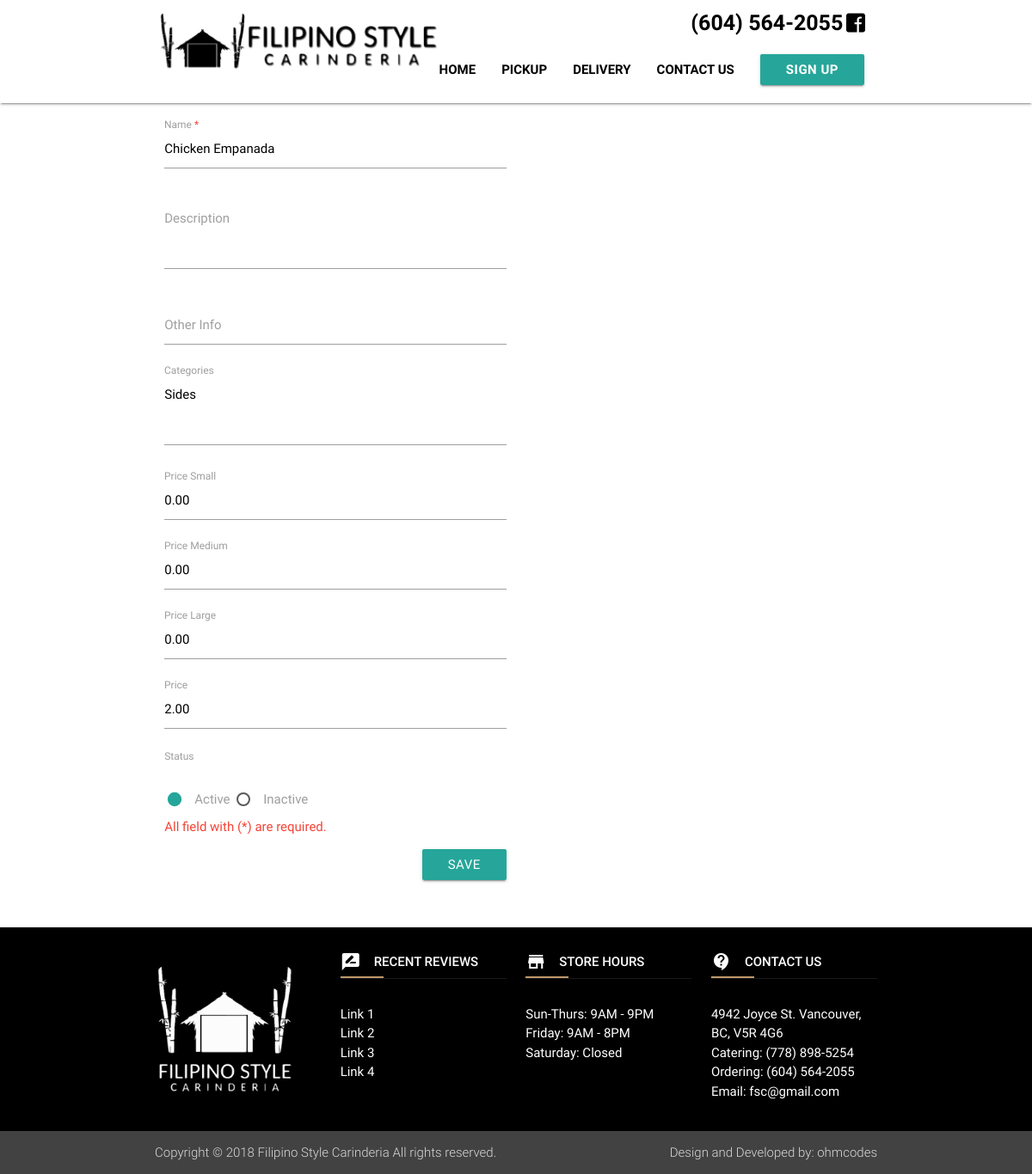
/menuedit/2/, run on the app's committed database.
### website/models.py (models this page shows, shortened)
class Foods(models.Model):
	fname = models.CharField(max_length=300, verbose_name='Name')
	desc = models.TextField(verbose_name='Description')
	other_info = models.CharField(max_length=3000, verbose_name='Other Info')
	category = models.TextField(verbose_name='Categories')
	price_s = models.DecimalField(max_digits=20, decimal_places=2, default=Decimal('0.00'),verbose_name='Price Small')
	price_m = models.DecimalField(max_digits=20, decimal_places=2, default=Decimal('0.00'),verbose_name='Price Medium')
	price_l = models.DecimalField(max_digits=20, decimal_places=2, default=Decimal('0.00'),verbose_name='Price Large')
	price = models.DecimalField(max_digits=20, decimal_places=2, default=Decimal('0.00'),verbose_name='Price')
	choices_status = (('1', 'Active'),('2','Inactive'))
	f_status = models.CharField(max_length=200, default='1', choices=choices_status,verbose_name='status')
	date_created = models.DateTimeField(("Date Created"), default=timezone.now)

### website/views.py (the view)
# urls.py: url(r'^menuedit/(?P<id>\d+)/$', views.food_form_edit, name="menuedit"),
def food_form_edit(request,id):
    try:
        item = Foods.objects.get(pk=id)
        form = FoodsForm(
            initial={
                'fname': item.fname,
                'desc': item.desc,
                'other_info': item.other_info,
                'category': item.category,
                'price_s': item.price_s,
                'price_m': item.price_m,
                'price_l': item.price_l,
                'price': item.price,
                'f_status': item.f_status,
            }
        )
        context = {
            "form":form,
            "form_action": "/menuedit/"+id+"/"
        }
    except (ObjectDoesNotExist, Foods.DoesNotExist):
        raise Http404("Product does not exist")
    else:
        if request.method == 'POST':
            form = FoodsForm(request.POST)
            if form.is_valid():
                dic = form.cleaned_data
                menus = Foods.objects.filter(pk=id).update(**dic)
                return HttpResponseRedirect("/menuedit/"+id+"/")
        else:
            return render(request, "menu_form.html",context)

### website/forms.py
class FoodsForm(forms.Form):
	fname = forms.CharField(max_length=300, required=True, label='Name')
	desc = forms.CharField(widget=forms.Textarea(attrs={'class':'materialize-textarea'}),required=False, label='Description')
	other_info = forms.CharField(max_length=3000,required=False, label='Other Info')
	category = forms.CharField(widget=forms.Textarea(attrs={'class':'materialize-textarea'}),required=False,label='Categories')
	price_s = forms.DecimalField(widget=forms.NumberInput(attrs={'value': 0.00}), decimal_places=2,required=False,label='Price Small')
	price_m = forms.DecimalField(widget=forms.NumberInput(attrs={'value': 0.00}), decimal_places=2,required=False,label='Price Medium')
	price_l = forms.DecimalField(widget=forms.NumberInput(attrs={'value': 0.00}), decimal_places=2,required=False,label='Price Large')
	price = forms.DecimalField(widget=forms.NumberInput(attrs={'value': 0.00}), decimal_places=2,required=False,label='Price')
	choices_status = (('1', 'Active'),('2','Inactive'))
	f_status = forms.ChoiceField(widget=forms.RadioSelect(attrs={'class': 'star'}), required=False, choices=choices_status,label='Status', initial="1")

### website/templates/menu_form.html (shortened to what this page needs)
{% extends 'base.html' %}
{% block content %}
<div class="container">
	<div class="section">
		<div class="row">
			<div class="col l12">
				<form id="frm_product" action="{{ form_action }}" method="POST" class="col s12" enctype="multipart/form-data">
				<div class="row">
					<div class="col l6">
					{% for frmfield in form %}
						{% if frmfield.name == 'f_status' %}
							<label>{{ frmfield.label }}</label>
							<div class="input-field">
								{% for val, html in frmfield.field.choices %}
      							<label for="{{ html|lower }}">{{ html }}</label>
      							{% endfor %}
							</div>
						{% else %}
						<div class="input-field">
							<label for="{{ field.id_for_label }}">{{ frmfield.label }}{% if frmfield.field.required %} <span class="red-text">*</span>{% endif %}
							</label>
							{{ frmfield }}
						</div>
						{% endif %}
					{% endfor %}
					</div>
				</div>
				<div class="row">
					<div class="col l6">
						<span class="red-text">All field with (*) are required. </span>
						<div class="input-field">
							<button type="submit" id="" class="btn waves-effect waves-light right">Save</button>
						</div>
					</div>
				</div>
				</form>
			</div>
		</div>
	</div>
</div>
{% endblock %}

### static/static/css/main.css (style rules this page uses)
html { color:#000; }
.input-field label { pointer-events: auto; }

### data on the page
Foods: form "Chicken Empanada" "Sides" "0.00" "0.00" "0.00" "2.00"

### other printed values
{{ frmfield.label }} "Name" "Description" "Other Info" "Categories" "Price Small" "Price Medium" "Price Large" "Price"
{{ frmfield.label }} "Status"
{{ html }} "Active" "Inactive"
